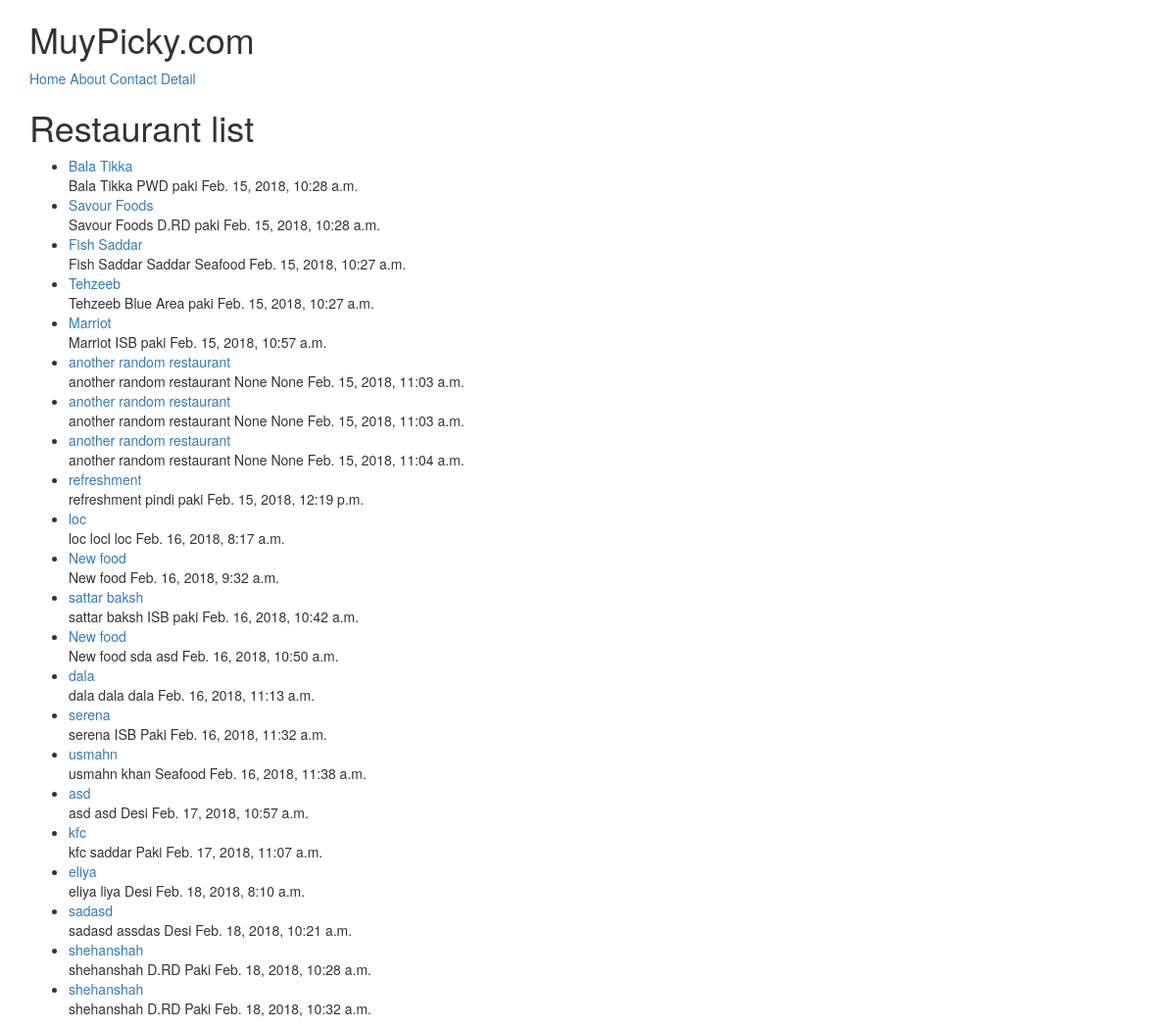
The page /restaurants/ on the database its author committed.
### restaurants/models.py (models this page shows, shortened)
class RestaurantLocation(models.Model):
    owner = models.ForeignKey(User, on_delete=models.CASCADE)  # klass instance.model_set.all()
    name = models.CharField(max_length=120)
    location = models.CharField(max_length=120, null=True, blank=True)
    categories = models.CharField(max_length=120, null=True, blank=True, validators=[validate_categories])
    timestamp = models.DateTimeField(auto_now=True, null=True)
    updated = models.DateTimeField(auto_now_add=True, null=True)
    recommend = models.BooleanField(default=False)
    slug = models.SlugField(blank=True, null=True)
    def __str__(self):  # without this objects will have to be called with .name
        return self.name
    def get_absolute_url(self):
        return reverse('restaurants:detail', kwargs={'slug': self.slug}) # restaurants is the namespace while detail is name in app/urls.py

### restaurants/views.py (the view)
# urls.py: path('', RestaurantListView.as_view(), name='list'),
class RestaurantListView(ListView):
    def get_queryset(self):
        slug = self.kwargs.get('slug')
        if slug:
            queryset = RestaurantLocation.objects.filter(
                Q(categories__iexact=slug) |
                Q(categories__icontains=slug)
            )
        else:
            queryset = RestaurantLocation.objects.all()
        return queryset

### restaurants/templates/restaurants/restaurantlocation_list.html (shortened to what this page needs)
{%extends 'base.html'%}
{%block content%}
<h1>Restaurant list</h1>
<ul>
    {% for object in object_list%}
          <li><a href="{{ object.get_absolute_url}}">{{object}}</a><br>
            {{object.name}} {{object.location}} {{object.categories}} {{object.timestamp}}</li>
    {%endfor%}
</ul>
{%endblock content%}

### templates/base.html (shortened to what this page needs)
<!DOCTYPE html>
<html>
<head>
    {%include 'snippets/css.html'%}
</head>
<body>
    {%include 'snippets/nav.html'%}
    <div class="container">
        {%block content%}{%endblock content %}
    </div>
</body>
</html>

### templates/snippets/css.html (shortened to what this page needs)
<link rel="stylesheet" href="https://maxcdn.bootstrapcdn.com/bootstrap/3.3.7/css/bootstrap.min.css">
<link rel="stylesheet" href="https://maxcdn.bootstrapcdn.com/bootstrap/3.3.7/css/bootstrap-theme.min.css">

### templates/snippets/nav.html
<div class="container">
    <h1>MuyPicky.com</h1>
    <a href="{%url 'home'%}">Home</a>
    <a href="{%url 'about'%}">About</a>
    <a href="{%url 'contact'%}">Contact</a>
    <a href="{%url 'restaurants:list'%}">Detail</a>
</div>

### rows shown on the page
RestaurantLocation: name "Bala Tikka", location "PWD", categories "paki", timestamp "Feb. 15, 2018, 10:28 a.m."
RestaurantLocation: name "Savour Foods", location "D.RD", categories "paki", timestamp "Feb. 15, 2018, 10:28 a.m."
RestaurantLocation: name "Fish Saddar", location "Saddar", categories "Seafood", timestamp "Feb. 15, 2018, 10:27 a.m."
RestaurantLocation: name "Tehzeeb", location "Blue Area", categories "paki", timestamp "Feb. 15, 2018, 10:27 a.m."
RestaurantLocation: name "Marriot", location "ISB", categories "paki", timestamp "Feb. 15, 2018, 10:57 a.m."
RestaurantLocation: name "another random restaurant", location "None", categories "None", timestamp "Feb. 15, 2018, 11:03 a.m."
RestaurantLocation: name "another random restaurant", location "None", categories "None", timestamp "Feb. 15, 2018, 11:03 a.m."
RestaurantLocation: name "another random restaurant", location "None", categories "None", timestamp "Feb. 15, 2018, 11:04 a.m."
RestaurantLocation: name "refreshment", location "pindi", categories "paki", timestamp "Feb. 15, 2018, 12:19 p.m."
RestaurantLocation: name "loc", location "locl", categories "loc", timestamp "Feb. 16, 2018, 8:17 a.m."
RestaurantLocation: name "New food", timestamp "Feb. 16, 2018, 9:32 a.m."
RestaurantLocation: name "sattar baksh", location "ISB", categories "paki", timestamp "Feb. 16, 2018, 10:42 a.m."
RestaurantLocation: name "New food", location "sda", categories "asd", timestamp "Feb. 16, 2018, 10:50 a.m."
RestaurantLocation: name "dala", location "dala", categories "dala", timestamp "Feb. 16, 2018, 11:13 a.m."
RestaurantLocation: name "serena", location "ISB", categories "Paki", timestamp "Feb. 16, 2018, 11:32 a.m."
RestaurantLocation: name "usmahn", location "khan", categories "Seafood", timestamp "Feb. 16, 2018, 11:38 a.m."
RestaurantLocation: name "asd", location "asd", categories "Desi", timestamp "Feb. 17, 2018, 10:57 a.m."
RestaurantLocation: name "kfc", location "saddar", categories "Paki", timestamp "Feb. 17, 2018, 11:07 a.m."
RestaurantLocation: name "eliya", location "liya", categories "Desi", timestamp "Feb. 18, 2018, 8:10 a.m."
RestaurantLocation: name "sadasd", location "assdas", categories "Desi", timestamp "Feb. 18, 2018, 10:21 a.m."
RestaurantLocation: name "shehanshah", location "D.RD", categories "Paki", timestamp "Feb. 18, 2018, 10:28 a.m."
RestaurantLocation: name "shehanshah", location "D.RD", categories "Paki", timestamp "Feb. 18, 2018, 10:32 a.m."
